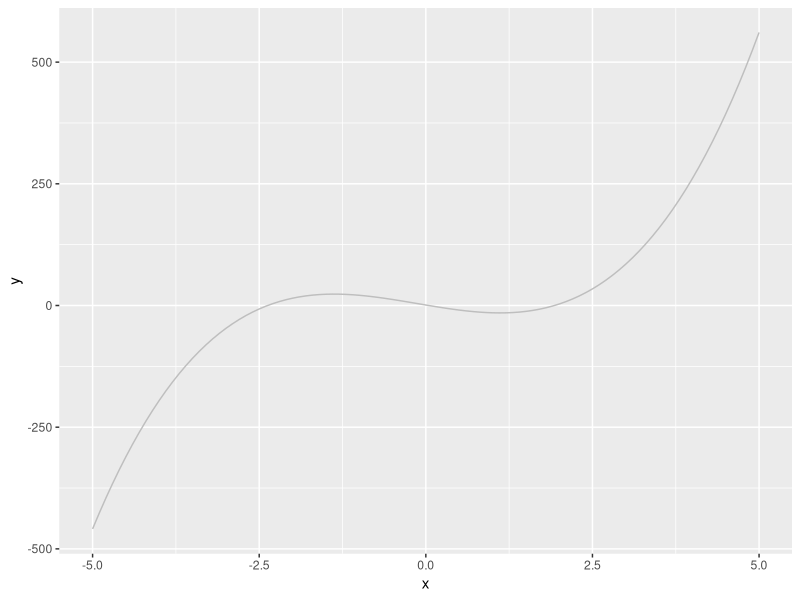
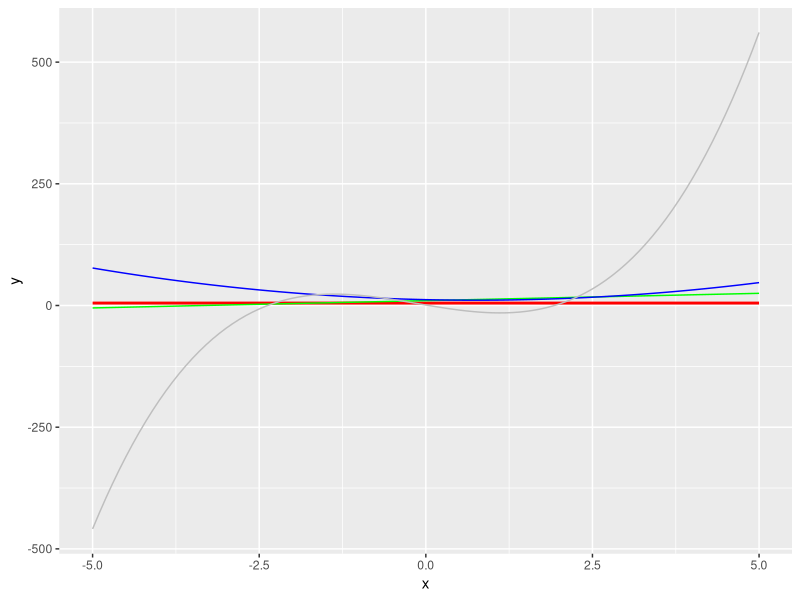

The R script that drew these images, in order: (Note: this script raises an error after producing the figures.)
#
# @Cel
#

#
# Funções polinomiais
#
library(ggplot2)

fp0 <- function(x) {
  return(5)
}
fp1 <- function(x) {
  return(10 + 3 * x^1)
}
fp2 <- function(x) {
  return(12 - 3 * x^1 + 2 * x^2)
}
fp3 <- function(x) {
  return(1 - 23 * x^1 + 2 * x^2 + 5 * x^3)
}

ggplot() +
  stat_function(data = data.frame(x = c(-5, 5)),
                aes(x),
                fun = fp3,
                color = 'gray')


ggplot() +
  stat_function(data = data.frame(x = c(-5, 5)),
                aes(x),
                fun = fp0,
                color = 'red',
                size = 1) +
  stat_function(data = data.frame(x = c(-5, 5)),
                aes(x),
                fun = fp1,
                color = 'green') +
  stat_function(data = data.frame(x = c(-5, 5)),
                aes(x),
                fun = fp2,
                color = 'blue') +
  stat_function(data = data.frame(x = c(-5, 5)),
                aes(x),
                fun = fp3,
                color = 'gray')


?kmeans
dbinom(1, 3, 0.5)


vars <- c(1041, 881, 1007, 895, 761, 1036, 1114, 980, 970, 1062)
mean(c(6000, 5000, 3000, 5000, 4500))
mean(c(4000, 5000, 3000, 5000, 4000))
mean(c(6500, 5000, 3000, 5000, 4500))
mean(c(4000, 5000, 3000, 5000, 4500))
sd(vars)
quantile(vars)


slope <- lm(y~x, data = dat)$coefficients[2]
intercept <- lm(y~x, data = dat)$coefficients[1]
slope
intercept

intercept <- 2263.818 - 38.54545 * 32.18395
x <- c(57,78)
y <- slope * x + intercept
line <- data.frame(x, y)
ggplot() +
  geom_point(data = dat,
             aes(x = x, y = y)) +
  geom_point(data = means,
             aes(x = x, y = y),
             color = 'red') +
  geom_line(data = line,
            aes(x = x, y = y)) +
  geom_line(data = d,
            aes(x = x, y = y, group = group))


# 4 sinais de 4 tempos, prob = 0,1,2,3,4

numSinaisVerdes <- c(0, 4)
numSinais <- 4
probSinais <- 0.5

dbinom(numSinaisVerdes, numSinais, probSinais)

set.seed(2345)
sample(c(1000), 2)


# Media = 8, dp = 4. Objeto < 6 ou > 10?
pnorm(6, 8, 4) + (1 - pnorm(10, 8, 4))
pnorm(6, 8, 4)
# or
pnorm(6, 8, 2) + pnorm(10, 8, 2, lower.tail = FALSE)

# Media = 8, dp = 2. Objeto < 10 e > 8?
pnorm(10, 8, 2) - pnorm(8, 8, 2)


# Média 2 acidentes. Probabilidade de ocorrer 3 acidentes
dpois(3, lambda = 2)
# Probabilidade de ocorrer 3 ou menos acidentes
1 - ppois(3, lambda = 2)
# Probabilidade de ocorrer mais de 3 acidentes
ppois(3, lambda = 2, lower.tail = F)

x <- c(18,20,21,28,33,38,43,48,53,58,63)
y <- c(871,1132,5435,1200,1356,1488,1600,2130,2454,3066,4090)
cj <- data.frame(x, y)

lm(y~x, data = cj)

library(ggplot2)
ggplot() +
  geom_point(data = cj, aes(x = x, y = y))

?correlation

slope <- 1354.17 / 15.3348
c <- cor(x, y,use = "everything", method = c("person"))
c < cor(x, y, use = "everything", method = c("pearson", "kendall", "spearman"))
c
r <- c^2
r
?cor
